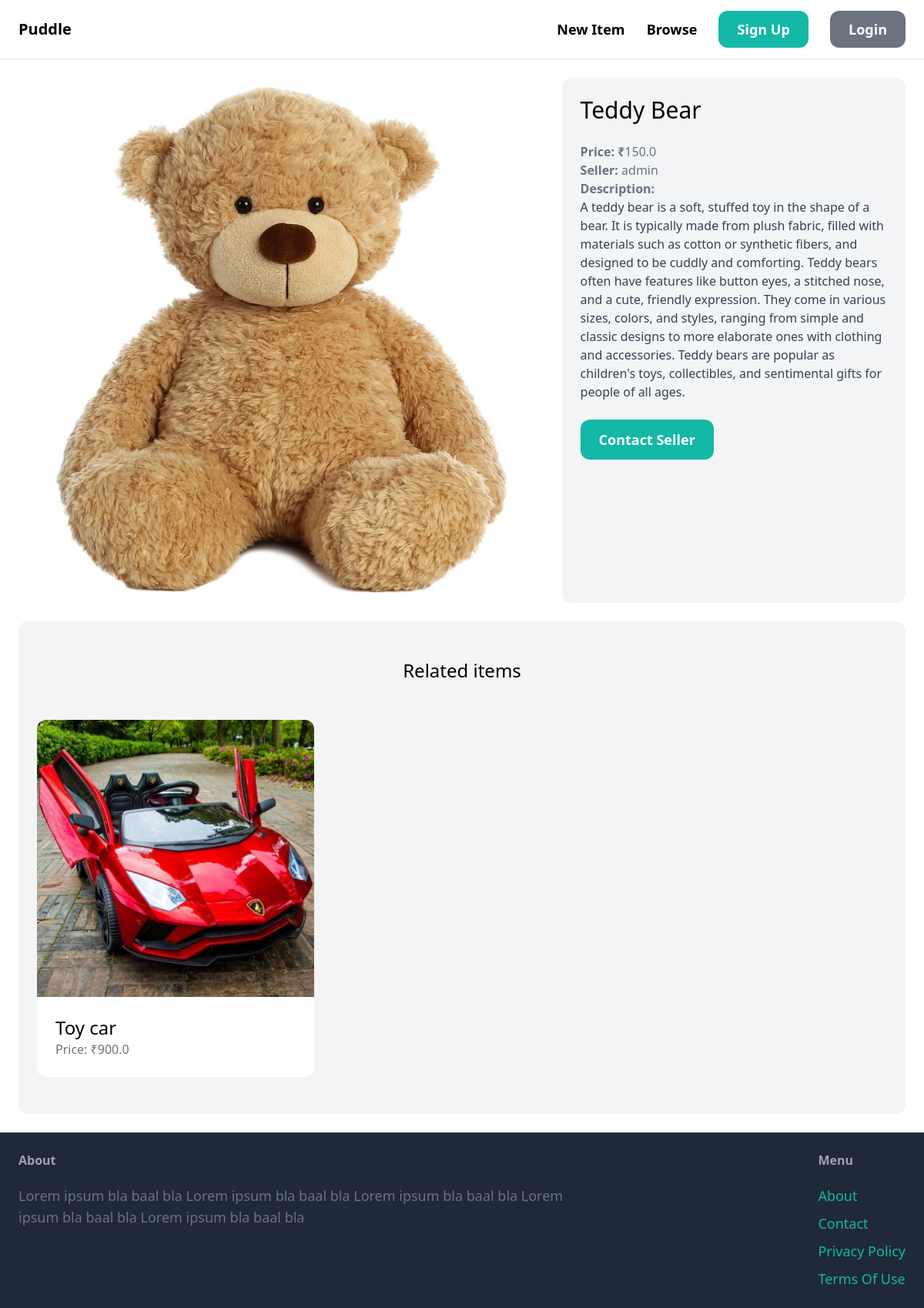
Page /items/1/ on the committed database.
### item/models.py (models this page shows, shortened)
class Item(models.Model):
    category = models.ForeignKey(Category, related_name='items', on_delete=models.CASCADE)
    name=models.CharField(max_length=255)
    description = models.TextField(blank=True, null=True)
    price = models.FloatField()
    image = models.ImageField(upload_to='item_images', blank=True, null=True)
    is_sold = models.BooleanField(default=False)
    create_by = models.ForeignKey(User, related_name='items',  on_delete = models.CASCADE)
    created_at = models.DateTimeField(auto_now_add=True)

### item/views.py (the view)
# urls.py: path('<int:pk>/', views.detail, name='detail'),
def detail(request, pk):
    item = get_object_or_404(Item,pk=pk)
    related_items = Item.objects.filter(category = item.category, is_sold=False).exclude(pk=pk)[0:3]
    return render(request, 'item/detail.html',{
        'item': item,
        'related_items': related_items
    })

### item/templates/item/detail.html (shortened to what this page needs)
{% extends 'core/base.html' %}
{% block content %}
<div class="grid grid-cols-5 gap-6">
    <div class="col-span-3">
        <img src="{{ item.image.url }}" class="rounded-xl">
    </div>
    <div class="col-span-2 p-6 bg-gray-100 rounded-xl">
        <h1 class="mb-6 text-3xl">{{ item.name }}</h1>
        <p class="text-gray-500"><strong>Price: ₹</strong>{{ item.price }}</p>
        <p class="text-gray-500"><strong>Seller: </strong>{{ item.create_by.username }}</p>
        {% if item.description %}
            <p class="text-gray-700">
                    <strong class="text-gray-500 ">Description: </strong><br>
                    {{ item.description }}
            </p>
        {% endif %}
        {% if request.user == item.create_by %}
            <div class="mt-6 p-6 bg-white rounded-xl">
                <p>This is your item!</p>
                <a href="{% url 'item:edit' item.id %}" class="inline-block mt-6 px-6 py-3 text-lg font-semibold bg-teal-500 text-white rounded-xl">Edit</a>
                <a href="{% url 'item:delete' item.id %}" class="inline-block mt-6 px-6 py-3 text-lg font-semibold bg-red-500 text-white rounded-xl">Delete</a>
            </div>
        {% else %}
            <a href="{% url 'conversation:new' item.id %}" class="inline-block mt-6 px-6 py-3 text-lg font-semibold bg-teal-500 text-white rounded-xl hover:bg-teal-700">Contact Seller</a>
        {% endif %}
    </div>
</div>
<div class="mt-6 px-6 py-12 bg-gray-100 rounded-xl">
    <h2 class="mb-12 text-2xl text-center">Related items</h2>
    <div class="grid grid-cols-3 gap-3">
        {% for item in related_items %}
            <div>
                <a href="{% url 'item:detail' item.id %}">
                    <div>
                        <img src="{{ item.image.url }}" class="rounded-t-xl">
                    </div>
                    <div class="p-6 bg-white rounded-b-xl">
                        <h2 class="text-2xl">{{ item.name }}</h2>
                        <p class="text-gray-500">Price: ₹{{ item.price }}</p>
                    </div>
                </a>
            </div>
        {% endfor %}
    </div>
</div>
{% endblock %}

### core/templates/core/base.html (shortened to what this page needs)
<!DOCTYPE html>
<html lang="en">
  <head>
    <script src="https://cdn.tailwindcss.com"></script>
  </head>
  <body>
    <nav class="py-6 px-6 flex justify-between items-center border-b border-grey-200">
        <a href="/" class="text-xl font-semibold">Puddle</a>
        <div class="space-x-6 ">
            <a href="{% url 'item:new' %}" class="text-lg font-semibold hover:text-gray-500">New Item</a>
            <a href="{% url 'item:items' %}" class="text-lg font-semibold hover:text-gray-500">Browse</a>
            {% if request.user.is_authenticated %}
              <a href="{% url 'conversation:inbox' %}" class="px-6 py-3 text-lg font-semibold bg-teal-500 text-white rounded-xl hover:bg-teal-700">Inbox</a>
              <a href="{% url 'dashboard:index' %}" class="px-6 py-3 text-lg font-semibold bg-gray-500 text-white rounded-xl hover:bg-gray-700">Dashboard</a>
            {% else %}
              <a href="{% url 'core:signup' %}" class="px-6 py-3 text-lg font-semibold bg-teal-500 text-white rounded-xl hover:bg-teal-700">Sign Up</a>
              <a href="{% url 'core:login' %}" class="px-6 py-3 text-lg font-semibold bg-gray-500 text-white rounded-xl hover:bg-gray-700">Login</a>
            {% endif %}
        </div>
    </nav>
    <div class="px-6 py-6">{% block content %} {% endblock %}</div>
    <footer class="py-6 px-6 flex justify-between bg-gray-800">
         <div class="w-2/3 pr-10">
             <h3 class="mb-5 font-semibold text-gray-400">About</h3>
             <p class="text-lg text-gray-500">  Lorem  ipsum bla baal bla Lorem  ipsum bla baal bla Lorem  ipsum bla baal bla Lorem  ipsum bla baal bla Lorem  ipsum bla baal bla  </p>
         </div>
         <div clas="w-1/2">
            <h3 class="mb-5 font-semibold text-gray-400">Menu</h3>
            <ul class="space-y-2">
                <li><a href="#" class="text-lg text-teal-500 hover:text-teal-700">About</a></li>
                <li><a href="{% url 'core:contact' %}" class="text-lg text-teal-500 hover:text-teal-700">Contact</a></li>
                <li><a href="#" class="text-lg text-teal-500 hover:text-teal-700">Privacy Policy</a></li>
                <li><a href="#" class="text-lg text-teal-500 hover:text-teal-700">Terms Of Use</a></li>
            </ul>
         </div>
    </footer>
  </body>
</html>

### rows in the picture
Item: image (picture), name "Teddy Bear", price "150.0", create_by.username "admin", description "A teddy bear is a soft, stuffed toy in the shape of a bear. It is typically made from plush fabric, filled with materials such as cotton or synthetic fibers, and designed to be cuddly and comforting. Teddy bears often have features like button eyes, a stitched nose, and a cute, friendly expression. They come in various sizes, colors, and styles, ranging from simple and classic designs to more elaborate ones with clothing and accessories. Teddy bears are popular as children's toys, collectibles, and sentimental gifts for people of all ages."
Item: image (picture), name "Toy car", price "900.0"
